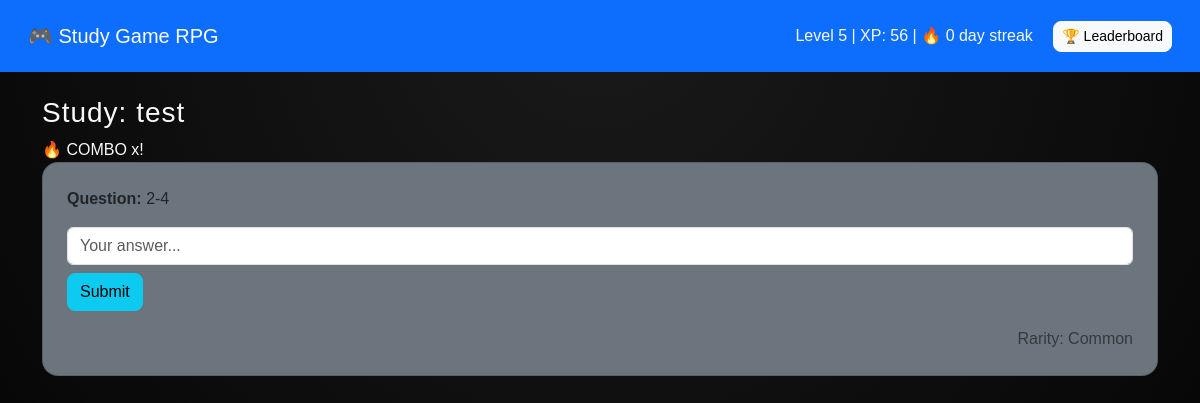
Screenshot of /study/1 with the database file from the repository.
### models.py (models this page shows)
class Player(db.Model):
    id = db.Column(db.Integer, primary_key=True)
    username = db.Column(db.String(50))
    xp = db.Column(db.Integer)
    level = db.Column(db.Integer)
    streak = db.Column(db.Integer)
    last_study = db.Column(db.String(20))
    combo = db.Column(db.Integer, default=0)

class Deck(db.Model):
    id = db.Column(db.Integer, primary_key=True)
    name = db.Column(db.String(100), nullable=False)
    cards = db.relationship("Card", backref="deck", cascade="all, delete")

class Card(db.Model):
    id = db.Column(db.Integer, primary_key=True)
    question = db.Column(db.String(200), nullable=False)
    answer = db.Column(db.String(200), nullable=False)
    rarity = db.Column(db.String(20))
    deck_id = db.Column(db.Integer, db.ForeignKey("deck.id"))

### app.py (the view)
@app.route("/study/<int:deck_id>")
def study(deck_id):
    deck = Deck.query.get_or_404(deck_id)
    if not deck.cards:
        return redirect(url_for("view_deck", deck_id=deck_id))
    card = random.choice(deck.cards)
    return render_template("study.html", deck=deck, card=card)

### app.py (called while the page is built)
def get_player():
    player = Player.query.first()
    if not player:
        player = Player(username="You", xp=0, level=1, streak=0, last_study=str(datetime.date.today()))
        db.session.add(player)
        db.session.commit()
    return player

@app.context_processor
def inject_player():
    try:
        return {"player": get_player()}
    except Exception:
        return {"player": None}

### templates/study.html (shortened to what this page needs)
{% extends "base.html" %}
{% block content %}
<h3>Study: {{ deck.name }}</h3>
<div class="combo-overlay {% if combo_active and combo > 1 %}show{% endif %}">
  <div class="combo-text">🔥 COMBO x{{ combo }}!</div>
</div>
<div class="card p-4 feedback-card
  {% if card.rarity == 'Chromatic' %}chromatic{% else %}bg-secondary{% endif %}
            {% if feedback == 'correct' %}correct{% elif feedback == 'wrong' %}wrong{% endif %}">
  <p><strong>Question:</strong> {{ card.question }}</p>
  <form method="post" action="/answer/{{ card.id }}">
    <input name="answer" class="form-control mb-2" placeholder="Your answer..." required autofocus>
    <button class="btn btn-info">Submit</button>
  </form>
  <div class="text-end text-muted mt-3">Rarity: {{ card.rarity }}</div>
</div>
{% endblock %}

### templates/base.html (shortened to what this page needs)
<!DOCTYPE html>
<html lang="en">
<head>
  <link href="https://cdn.jsdelivr.net/npm/bootstrap@5.3.3/dist/css/bootstrap.min.css" rel="stylesheet">
  <link rel="stylesheet" href="{{ url_for('static', filename='style.css') }}">
</head>
<body class="bg-dark text-light">
<nav class="navbar navbar-dark bg-primary p-3">
  <div class="container-fluid">
    <a class="navbar-brand" href="/">🎮 Study Game RPG</a>
    <div>
      Level {{ player.level }} | XP: {{ player.xp }} | 🔥 {{ player.streak }} day streak
      <a href="/leaderboard" class="btn btn-sm btn-light ms-3">🏆 Leaderboard</a>
    </div>
  </div>
</nav>
<div class="container mt-4">
  {% block content %}{% endblock %}
</div>
</body>
</html>

### static/style.css (style rules this page uses)
body { font-family: "Poppins", sans-serif; background: radial-gradient(circle at top, #1a1a1a, #000); color: #fff; min-height: 100vh; }
.card { border-radius: 1rem; transition: transform 0.3s ease, box-shadow 0.3s ease; }
h1, h3, h4 { letter-spacing: 1px; }
.btn { border-radius: 0.5rem; }

### rows the page displays
Player: level "5", xp "56", streak "0"
Deck: name "test"
Card: question "2-4", rarity "Common"
